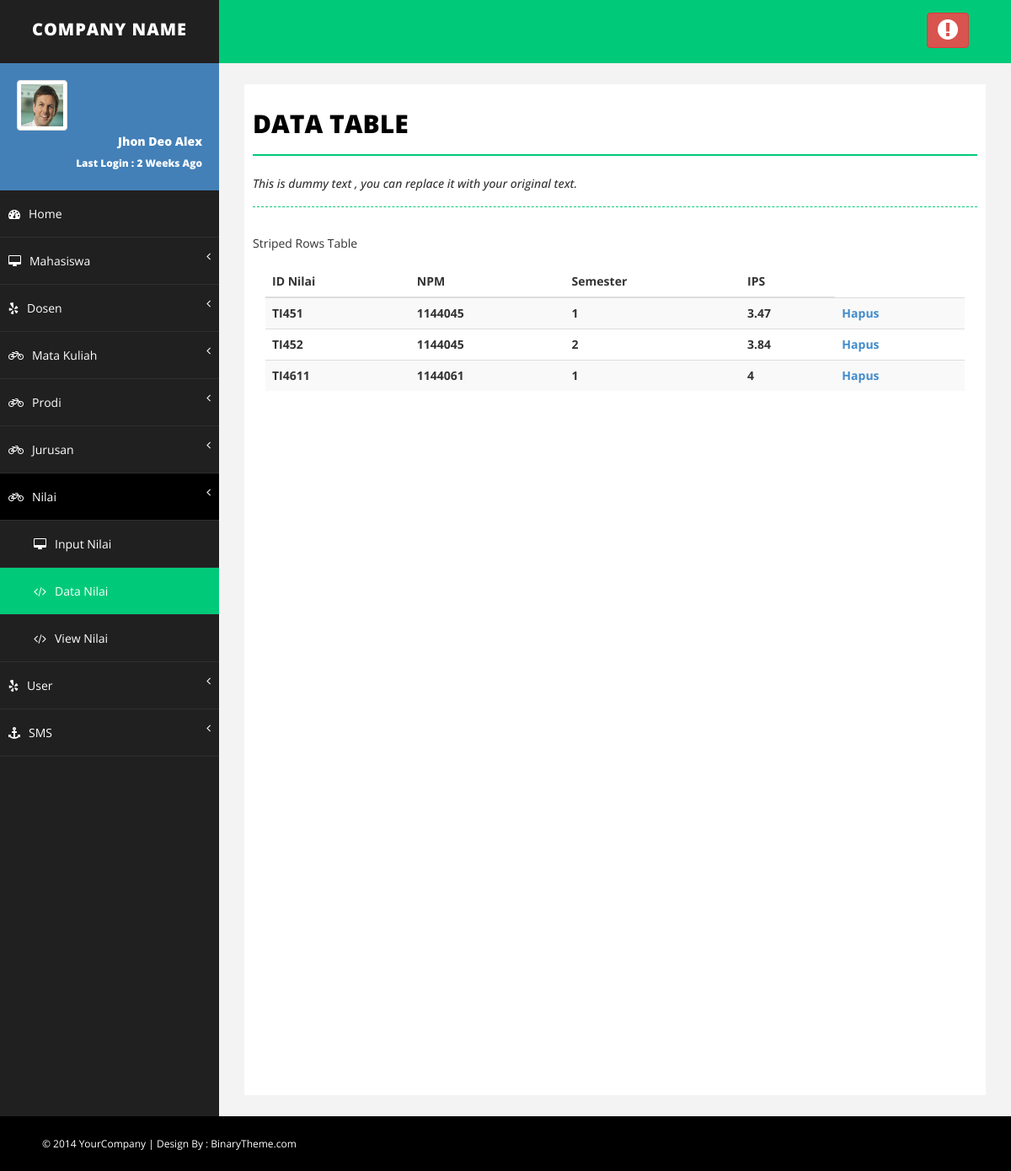
The page /show_data_nilai.php (signed in) on the database its author committed.
### tables this page shows
CREATE TABLE IF NOT EXISTS `t_nilai` (
  `id_nilai` varchar(10) NOT NULL,
  `id_prodi` varchar(10) NOT NULL,
  `id_jurusan` varchar(10) NOT NULL,
  `npm` varchar(10) NOT NULL,
  `semester` varchar(2) NOT NULL,
  `IPK` varchar(4) NOT NULL,
  PRIMARY KEY (`id_nilai`),
  KEY `id_prodi` (`id_prodi`),
  KEY `id_jurusan` (`id_jurusan`)
);

### show_data_nilai.php (the view, shortened to what this page needs)
<?php
if($_SESSION['admin']!="" || $_SESSION['dosen']!="" || $_SESSION['mahasiswa']!=""){
?>
<!DOCTYPE html>
<html xmlns="http://www.w3.org/1999/xhtml">
<head>
    <link href="assets/css/bootstrap.css" rel="stylesheet" />
    <link href="assets/css/font-awesome.css" rel="stylesheet" />
    <link href="assets/css/basic.css" rel="stylesheet" />
    <link href="assets/css/custom.css" rel="stylesheet" />
</head>
<body>
    <div id="wrapper">
        <nav class="navbar navbar-default navbar-cls-top " role="navigation" style="margin-bottom: 0">
            <div class="navbar-header">
                <a class="navbar-brand" href="index.html">COMPANY NAME</a>
            </div>
            <div class="header-right">
                <a href="logout.php" class="btn btn-danger" title="Logout"><i class="fa fa-exclamation-circle fa-2x"></i></a>
            </div>
        </nav>
        <nav class="navbar-default navbar-side" role="navigation">
            <div class="sidebar-collapse">
                <ul class="nav" id="main-menu">
                    <li>
                        <div class="user-img-div">
                            <img src="assets/img/user.png" class="img-thumbnail" />
                            <div class="inner-text">
                                Jhon Deo Alex
                            <br />
                                <small>Last Login : 2 Weeks Ago </small>
                            </div>
                        </div>
                    </li>
                    <li>
                        <a  href="index.php"><i class="fa fa-dashboard "></i>Home</a>
                    </li>
					<?php if($_SESSION['admin']!="" || $_SESSION['mahasiswa']!=""){?>
                    <li>
                        <a href="#"><i class="fa fa-desktop "></i>Mahasiswa <span class="fa arrow"></span></a>
                    </li>
					<?php } ?>
					<?php if($_SESSION['admin']!="" || $_SESSION['dosen']!=""){?>
                    <li>
                        <a href="#"><i class="fa fa-yelp "></i>Dosen <span class="fa arrow"></span></a>
                    </li>
					<?php } ?>
					<?php  if($_SESSION['level']=="admin"){  ?>
					<li>
                        <a href="#"><i class="fa fa-bicycle "></i>Mata Kuliah <span class="fa arrow"></span></a>
                    </li>
					<?php } ?>
					<?php  if($_SESSION['level']=="admin"){  ?>
					<li>
                        <a href="#"><i class="fa fa-bicycle "></i>Prodi<span class="fa arrow"></span></a>
                    </li>
					<?php } ?>
					<?php  if($_SESSION['level']=="admin"){  ?>
					<li>
                        <a href="#"><i class="fa fa-bicycle "></i>Jurusan <span class="fa arrow"></span></a>
                    </li>
					<?php } ?>
					<li>
                        <a href="#" class="active-menu-top"><i class="fa fa-bicycle "></i>Nilai <span class="fa arrow"></span></a>
                         <ul class="nav nav-second-level collapse in">
							<?php if($_SESSION['admin']!="" || $_SESSION['dosen']!="" ){?>
                             <li>
                                <a href="input_data_nilai.php"><i class="fa fa-desktop "></i>Input Nilai </a>
                            </li>
                             <li>
                                <a class="active-menu" href="show_data_nilai.php"><i class="fa fa-code "></i>Data Nilai</a>
                            </li>
								<?php } ?>
							<li>
                                <a href="show_view_nilai.php"><i class="fa fa-code "></i>View Nilai</a>
                            </li>
                        </ul>
                    </li>
					<?php  if($_SESSION['level']=="admin"){  ?>
					<li>
                    <a href="#"><i class="fa fa-yelp "></i>User <span class="fa arrow"></span></a>
                    </li>
					<?php } ?>
					<?php  if($_SESSION['level']=="admin"){  ?>
                    <li>
                        <a href="#.php"><i class="fa fa-anchor "></i>SMS<span class="fa arrow"></span></a>
                    </li>
					<?php } ?>
                </ul>
            </div>
        </nav>
        <div id="page-wrapper">
            <div id="page-inner">
                <div class="row">
                    <div class="col-md-12">
                        <h1 class="page-head-line">Data Table</h1>
                        <h1 class="page-subhead-line">This is dummy text , you can replace it with your original text. </h1>
                    </div>
                </div>
                            Striped Rows Table
                            <div class="panel-body">
                            <div class="table-responsive">
                                <table class="table table-striped">
                                    <thead>
                                        <tr>
                                            <th>ID Nilai</th>
                                            <th>NPM</th>
											<th>Semester</th>
                                            <th>IPS</th>
                                        </tr>
                                    </thead>
									<?php
									if($_SESSION['level']=="mahasiswa"){
									    $tampil=mysql_query("SELECT * FROM t_nilai where npm='$_SESSION[username]' ORDER BY id_nilai ASC");
									}
									else {
											$tampil=mysql_query("SELECT * FROM t_nilai ORDER BY id_nilai ASC");
									}
									while ($r=mysql_fetch_array($tampil)){
										echo "<tr>
										<th>$r[id_nilai]</th>
                                        <th>$r[npm]</th>
                                        <th>$r[semester]</th>
                                        <th>$r[IPK]</th>
										<th><a href='delete_data_nilai.php?id=$r[id_nilai]' onClick=\"return confirm('Apakah Anda Yakin Menghapus $r[npm]?');\">Hapus</a></th>
										</tr>";
									}
									?>
                                </table>
                            </div>
                        </div>
                    </div>
            </div>
        </div>
    <div id="footer-sec">
        &copy; 2014 YourCompany | Design By : <a href="http://www.binarytheme.com/" target="_blank">BinaryTheme.com</a>
    </div>
</body>
</html>
<?php
	}else{
		header("location: login.php");
	}
?>

### assets/css/basic.css (style rules this page uses)
body { font-family: 'Open Sans', sans-serif; line-height:25px; }
#wrapper { width: 100%; background: #202020; }
#page-wrapper { padding: 15px 15px; min-height: 600px; background: #F3F3F3; }
#page-inner { width: 100%; margin: 10px 20px 10px 0px; background-color: #fff!important; padding: 10px; min-height: 1200px; }
.page-head-line { font-size: 30px; text-transform: uppercase; color: #000; font-weight: 800; padding-bottom: 20px; border-bottom: 2px solid #00CA79; margin-bottom: 10px; }
.page-subhead-line { font-size: 14px; padding-top: 5px; padding-bottom: 20px; font-style:italic; margin-bottom:30px; border-bottom:1px dashed #00CA79; }
.navbar-cls-top .navbar-brand { color: #fff; background: #202020; width: 260px; text-align: center; height: 75px; font-size: 20px; letter-spacing: 1px; font-weight: 900; padding-top: 25px; text-transform:uppercase; }
.header-right { color: #fff; padding: 15px 50px 5px 50px; float: right; font-size: 16px; }
.user-img-div { min-height: 140px; padding: 20px; background-color: #4380B8; }
.user-img-div img { max-height: 60px; }
.user-img-div .inner-text { text-align: right; position: relative; color: #fff; font-weight: 800; line-height: 25px; }
.active-menu { background-color: #00CA79!important; }
.active-menu-top { background-color: #000!important; }
.arrow { float: right; }
.fa.arrow:before { content: "\f104"; }
.nav-second-level li, .nav-third-level li { border-bottom: none !important; }
.nav-second-level li a { padding-left: 37px; }
.sidebar-collapse, .sidebar-collapse .nav { background: none; }
.sidebar-collapse .nav { padding: 0; }
.sidebar-collapse .nav > li > a { color: #fff; background: #202020; text-shadow: none; padding: 15px 40px; border-bottom: 1px solid #2F2E31; }
.sidebar-collapse > .nav > li > a { padding: 15px 10px; }
.nav-second-level > li:last-child > a:after, .nav-third-level > li:last-child > a:after { height: 50%; }
.navbar-side { border: none; background-color: #202020; }
.navbar-cls-top { background: #00CA79; border-bottom: none; }
.navbar-default { border: 0px solid black; }
.navbar-header { background: #000000; }
.nav > li > a > i { margin-right: 10px; }
#footer-sec { background-color:#000; padding:20px 50px; color:#fff; font-size:12px; }
#footer-sec a { color:#fff; }
@media (min-width:768px) { #page-wrapper { margin: 0 0 0 260px; padding: 15px 30px; min-height: 1200px; } }
@media (min-width:768px) { .navbar-side { z-index: 1; position: absolute; width: 260px; } }
@media (min-width:768px) { .navbar { border-radius: 0px; } }

### rows shown on the page
t_nilai: id_nilai "TI451", npm "1144045", semester "1", IPK "3.47"
t_nilai: id_nilai "TI452", npm "1144045", semester "2", IPK "3.84"
t_nilai: id_nilai "TI4611", npm "1144061", semester "1", IPK "4"
